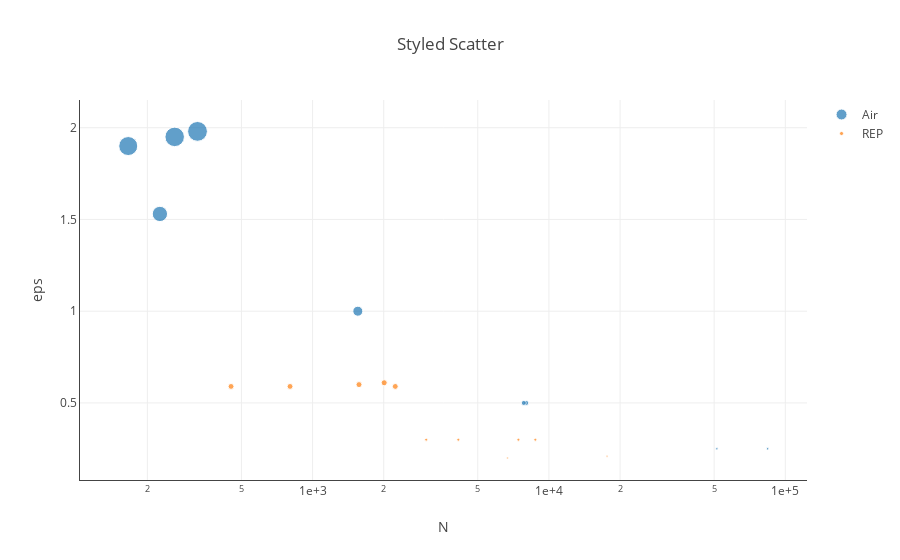

Here is the notebook cell this chart was saved with:
### Code cell
varx = 'N'
vary = 'eps'
varname = 'E'
varhover = 'S'
varsize = 'eps'
factorsize = 10.

traces = []
for vn in df[varname].unique().tolist():
    
    dfaux = df[ df[varname] == vn ]
    
    trace0 = go.Scatter(
        x = dfaux[varx],
        y = dfaux[vary],
        name = vn,
        text = (varhover + ' : ' + dfaux[varhover].astype('str') ).values.tolist(),
        mode = 'markers',
        marker = dict(
            size = dfaux[varsize] * factorsize,
            #color = 'rgba(152, 0, 0, .8)',
            #line = dict(
                #width = 2,
                #color = 'rgb(0, 0, 0)'
            #)
        )
    )
    
    traces.append(trace0)

data = traces

layout = dict(title = 'Styled Scatter',
              yaxis = dict(title = vary,
                           zeroline = True,
                           showgrid = True,
                           showline = True),
              xaxis = dict(title = varx,
                           zeroline = True,
                           showline = True, 
                           exponentformat='e',
                           showexponent='All',
                           type = 'log')
             )

fig = dict(data= traces, layout=layout)


py.iplot(fig, filename='styled-scatter.html')

### Figure 1 — Plotly figure (JSON) as saved in the notebook; plotly's stock layout.template omitted (floating-point values rounded to 4 significant figures)
{"data": [{"marker": {"size": [10, 5, 5, 2.5, 2.5, 19.8, 15.3, 19, 19.5]}, "mode": "markers", "name": "Air", "text": ["S : tournage", "S : tournage", "S : tournage", "S : poli", "S : poli", "S : tournage", "S : poli", "S : tournage", "S : tournage"], "type": "scatter", "x": [1554, 8022, 7823, 51340, 84201, 326, 226, 166, 261], "y": [1, 0.5, 0.5, 0.25, 0.25, 1.98, 1.53, 1.9, 1.95]}, {"marker": {"size": [2, 5.9, 3, 2.1, 5.9, 3, 5.9, 3, 6, 6.1, 3]}, "mode": "markers", "name": "REP", "text": ["S : poli", "S : poli", "S : poli", "S : poli", "S : poli", "S : poli", "S : pre-ecroui", "S : pre-ecroui", "S : poli", "S : poli", "S : poli"], "type": "scatter", "x": [6675, 452, 3025, 17612, 803, 4137, 2238, 8760, 1572, 2009, 7428], "y": [0.2, 0.59, 0.3, 0.21, 0.59, 0.3, 0.59, 0.3, 0.6, 0.61, 0.3]}], "layout": {"title": "Styled Scatter", "xaxis": {"exponentformat": "e", "showexponent": "All", "showline": true, "title": "N", "type": "log", "zeroline": true}, "yaxis": {"showgrid": true, "showline": true, "title": "eps", "zeroline": true}}}
